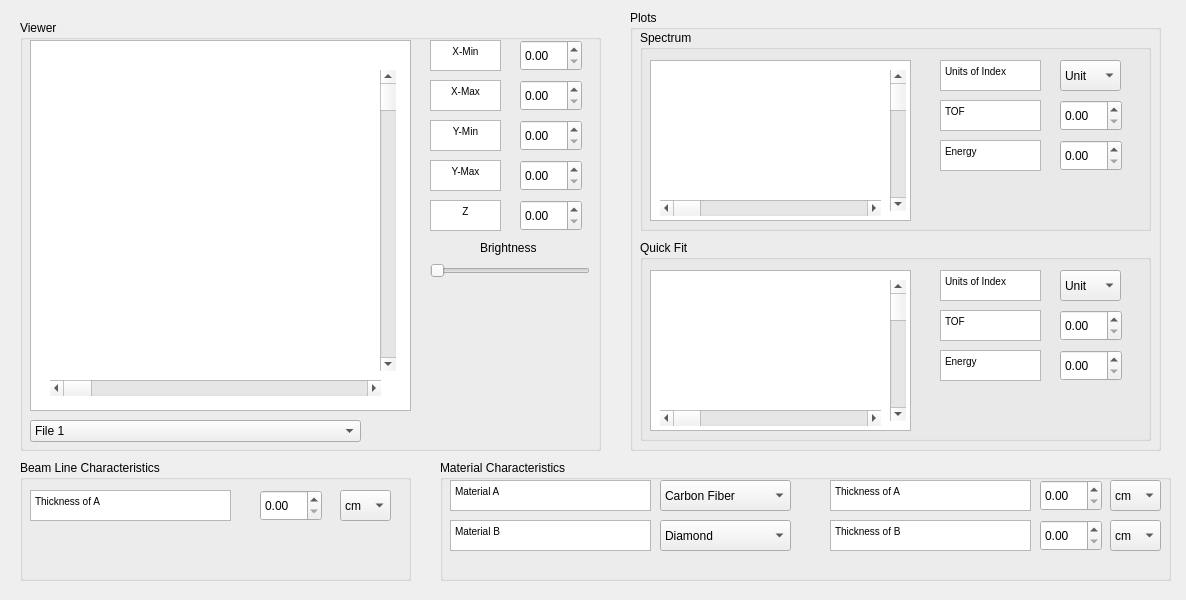
<?xml version="1.0" encoding="UTF-8"?>
<ui version="4.0">
 <class>deliverable</class>
 <widget class="QWidget" name="deliverable">
  <property name="geometry">
   <rect>
    <x>0</x>
    <y>0</y>
    <width>1186</width>
    <height>600</height>
   </rect>
  </property>
  <property name="windowTitle">
   <string>deliverable</string>
  </property>
  <widget class="QGroupBox" name="groupBox">
   <property name="geometry">
    <rect>
     <x>20</x>
     <y>20</y>
     <width>581</width>
     <height>431</height>
    </rect>
   </property>
   <property name="title">
    <string>Viewer</string>
   </property>
   <widget class="QGraphicsView" name="graphicsView">
    <property name="geometry">
     <rect>
      <x>10</x>
      <y>20</y>
      <width>381</width>
      <height>371</height>
     </rect>
    </property>
   </widget>
   <widget class="QComboBox" name="comboBox_5">
    <property name="geometry">
     <rect>
      <x>10</x>
      <y>400</y>
      <width>331</width>
      <height>22</height>
     </rect>
    </property>
    <item>
     <property name="text">
      <string>File 1</string>
     </property>
    </item>
    <item>
     <property name="text">
      <string>File 2</string>
     </property>
    </item>
    <item>
     <property name="text">
      <string>File 3</string>
     </property>
    </item>
   </widget>
   <widget class="QScrollBar" name="horizontalScrollBar">
    <property name="geometry">
     <rect>
      <x>30</x>
      <y>360</y>
      <width>331</width>
      <height>16</height>
     </rect>
    </property>
    <property name="orientation">
     <enum>Qt::Horizontal</enum>
    </property>
   </widget>
   <widget class="QScrollBar" name="verticalScrollBar">
    <property name="geometry">
     <rect>
      <x>360</x>
      <y>50</y>
      <width>16</width>
      <height>301</height>
     </rect>
    </property>
    <property name="orientation">
     <enum>Qt::Vertical</enum>
    </property>
   </widget>
   <widget class="QSlider" name="horizontalSlider">
    <property name="geometry">
     <rect>
      <x>410</x>
      <y>240</y>
      <width>160</width>
      <height>22</height>
     </rect>
    </property>
    <property name="orientation">
     <enum>Qt::Horizontal</enum>
    </property>
   </widget>
   <widget class="QTextBrowser" name="textBrowser_5">
    <property name="geometry">
     <rect>
      <x>410</x>
      <y>20</y>
      <width>71</width>
      <height>31</height>
     </rect>
    </property>
    <property name="html">
     <string>&lt;!DOCTYPE HTML PUBLIC &quot;-//W3C//DTD HTML 4.0//EN&quot; &quot;http://www.w3.org/TR/REC-html40/strict.dtd&quot;&gt;
&lt;html&gt;&lt;head&gt;&lt;meta name=&quot;qrichtext&quot; content=&quot;1&quot; /&gt;&lt;style type=&quot;text/css&quot;&gt;
p, li { white-space: pre-wrap; }
&lt;/style&gt;&lt;/head&gt;&lt;body style=&quot; font-family:'MS Shell Dlg 2'; font-size:7.8pt; font-weight:400; font-style:normal;&quot;&gt;
&lt;p align=&quot;center&quot; style=&quot; margin-top:0px; margin-bottom:0px; margin-left:0px; margin-right:0px; -qt-block-indent:0; text-indent:0px;&quot;&gt;X-Min&lt;/p&gt;&lt;/body&gt;&lt;/html&gt;</string>
    </property>
   </widget>
   <widget class="QTextBrowser" name="textBrowser_6">
    <property name="geometry">
     <rect>
      <x>410</x>
      <y>60</y>
      <width>71</width>
      <height>31</height>
     </rect>
    </property>
    <property name="html">
     <string>&lt;!DOCTYPE HTML PUBLIC &quot;-//W3C//DTD HTML 4.0//EN&quot; &quot;http://www.w3.org/TR/REC-html40/strict.dtd&quot;&gt;
&lt;html&gt;&lt;head&gt;&lt;meta name=&quot;qrichtext&quot; content=&quot;1&quot; /&gt;&lt;style type=&quot;text/css&quot;&gt;
p, li { white-space: pre-wrap; }
&lt;/style&gt;&lt;/head&gt;&lt;body style=&quot; font-family:'MS Shell Dlg 2'; font-size:7.8pt; font-weight:400; font-style:normal;&quot;&gt;
&lt;p align=&quot;center&quot; style=&quot; margin-top:0px; margin-bottom:0px; margin-left:0px; margin-right:0px; -qt-block-indent:0; text-indent:0px;&quot;&gt;X-Max&lt;/p&gt;&lt;/body&gt;&lt;/html&gt;</string>
    </property>
   </widget>
   <widget class="QTextBrowser" name="textBrowser_7">
    <property name="geometry">
     <rect>
      <x>410</x>
      <y>100</y>
      <width>71</width>
      <height>31</height>
     </rect>
    </property>
    <property name="html">
     <string>&lt;!DOCTYPE HTML PUBLIC &quot;-//W3C//DTD HTML 4.0//EN&quot; &quot;http://www.w3.org/TR/REC-html40/strict.dtd&quot;&gt;
&lt;html&gt;&lt;head&gt;&lt;meta name=&quot;qrichtext&quot; content=&quot;1&quot; /&gt;&lt;style type=&quot;text/css&quot;&gt;
p, li { white-space: pre-wrap; }
&lt;/style&gt;&lt;/head&gt;&lt;body style=&quot; font-family:'MS Shell Dlg 2'; font-size:7.8pt; font-weight:400; font-style:normal;&quot;&gt;
&lt;p align=&quot;center&quot; style=&quot; margin-top:0px; margin-bottom:0px; margin-left:0px; margin-right:0px; -qt-block-indent:0; text-indent:0px;&quot;&gt;Y-Min&lt;/p&gt;&lt;/body&gt;&lt;/html&gt;</string>
    </property>
   </widget>
   <widget class="QTextBrowser" name="textBrowser_8">
    <property name="geometry">
     <rect>
      <x>410</x>
      <y>140</y>
      <width>71</width>
      <height>31</height>
     </rect>
    </property>
    <property name="html">
     <string>&lt;!DOCTYPE HTML PUBLIC &quot;-//W3C//DTD HTML 4.0//EN&quot; &quot;http://www.w3.org/TR/REC-html40/strict.dtd&quot;&gt;
&lt;html&gt;&lt;head&gt;&lt;meta name=&quot;qrichtext&quot; content=&quot;1&quot; /&gt;&lt;style type=&quot;text/css&quot;&gt;
p, li { white-space: pre-wrap; }
&lt;/style&gt;&lt;/head&gt;&lt;body style=&quot; font-family:'MS Shell Dlg 2'; font-size:7.8pt; font-weight:400; font-style:normal;&quot;&gt;
&lt;p align=&quot;center&quot; style=&quot; margin-top:0px; margin-bottom:0px; margin-left:0px; margin-right:0px; -qt-block-indent:0; text-indent:0px;&quot;&gt;Y-Max&lt;/p&gt;&lt;/body&gt;&lt;/html&gt;</string>
    </property>
   </widget>
   <widget class="QTextBrowser" name="textBrowser_9">
    <property name="geometry">
     <rect>
      <x>410</x>
      <y>180</y>
      <width>71</width>
      <height>31</height>
     </rect>
    </property>
    <property name="html">
     <string>&lt;!DOCTYPE HTML PUBLIC &quot;-//W3C//DTD HTML 4.0//EN&quot; &quot;http://www.w3.org/TR/REC-html40/strict.dtd&quot;&gt;
&lt;html&gt;&lt;head&gt;&lt;meta name=&quot;qrichtext&quot; content=&quot;1&quot; /&gt;&lt;style type=&quot;text/css&quot;&gt;
p, li { white-space: pre-wrap; }
&lt;/style&gt;&lt;/head&gt;&lt;body style=&quot; font-family:'MS Shell Dlg 2'; font-size:7.8pt; font-weight:400; font-style:normal;&quot;&gt;
&lt;p align=&quot;center&quot; style=&quot; margin-top:0px; margin-bottom:0px; margin-left:0px; margin-right:0px; -qt-block-indent:0; text-indent:0px;&quot;&gt;Z&lt;/p&gt;&lt;/body&gt;&lt;/html&gt;</string>
    </property>
   </widget>
   <widget class="QLabel" name="label">
    <property name="geometry">
     <rect>
      <x>460</x>
      <y>220</y>
      <width>61</width>
      <height>16</height>
     </rect>
    </property>
    <property name="text">
     <string>Brightness</string>
    </property>
   </widget>
   <widget class="QDoubleSpinBox" name="doubleSpinBox_3">
    <property name="geometry">
     <rect>
      <x>500</x>
      <y>20</y>
      <width>62</width>
      <height>31</height>
     </rect>
    </property>
   </widget>
   <widget class="QDoubleSpinBox" name="doubleSpinBox_4">
    <property name="geometry">
     <rect>
      <x>500</x>
      <y>60</y>
      <width>62</width>
      <height>31</height>
     </rect>
    </property>
   </widget>
   <widget class="QDoubleSpinBox" name="doubleSpinBox_5">
    <property name="geometry">
     <rect>
      <x>500</x>
      <y>100</y>
      <width>62</width>
      <height>31</height>
     </rect>
    </property>
   </widget>
   <widget class="QDoubleSpinBox" name="doubleSpinBox_6">
    <property name="geometry">
     <rect>
      <x>500</x>
      <y>140</y>
      <width>62</width>
      <height>31</height>
     </rect>
    </property>
   </widget>
   <widget class="QDoubleSpinBox" name="doubleSpinBox_7">
    <property name="geometry">
     <rect>
      <x>500</x>
      <y>180</y>
      <width>62</width>
      <height>31</height>
     </rect>
    </property>
   </widget>
  </widget>
  <widget class="QGroupBox" name="groupBox_4">
   <property name="geometry">
    <rect>
     <x>630</x>
     <y>10</y>
     <width>531</width>
     <height>441</height>
    </rect>
   </property>
   <property name="title">
    <string>Plots</string>
   </property>
   <widget class="QGroupBox" name="groupBox_2">
    <property name="geometry">
     <rect>
      <x>10</x>
      <y>20</y>
      <width>511</width>
      <height>201</height>
     </rect>
    </property>
    <property name="title">
     <string>Spectrum</string>
    </property>
    <widget class="QGraphicsView" name="graphicsView_2">
     <property name="geometry">
      <rect>
       <x>10</x>
       <y>30</y>
       <width>261</width>
       <height>161</height>
      </rect>
     </property>
    </widget>
    <widget class="QScrollBar" name="verticalScrollBar_2">
     <property name="geometry">
      <rect>
       <x>250</x>
       <y>40</y>
       <width>16</width>
       <height>141</height>
      </rect>
     </property>
     <property name="orientation">
      <enum>Qt::Vertical</enum>
     </property>
    </widget>
    <widget class="QScrollBar" name="horizontalScrollBar_2">
     <property name="geometry">
      <rect>
       <x>20</x>
       <y>170</y>
       <width>221</width>
       <height>16</height>
      </rect>
     </property>
     <property name="orientation">
      <enum>Qt::Horizontal</enum>
     </property>
    </widget>
    <widget class="QTextBrowser" name="textBrowser_10">
     <property name="geometry">
      <rect>
       <x>300</x>
       <y>30</y>
       <width>101</width>
       <height>31</height>
      </rect>
     </property>
     <property name="html">
      <string>&lt;!DOCTYPE HTML PUBLIC &quot;-//W3C//DTD HTML 4.0//EN&quot; &quot;http://www.w3.org/TR/REC-html40/strict.dtd&quot;&gt;
&lt;html&gt;&lt;head&gt;&lt;meta name=&quot;qrichtext&quot; content=&quot;1&quot; /&gt;&lt;style type=&quot;text/css&quot;&gt;
p, li { white-space: pre-wrap; }
&lt;/style&gt;&lt;/head&gt;&lt;body style=&quot; font-family:'MS Shell Dlg 2'; font-size:7.8pt; font-weight:400; font-style:normal;&quot;&gt;
&lt;p style=&quot; margin-top:0px; margin-bottom:0px; margin-left:0px; margin-right:0px; -qt-block-indent:0; text-indent:0px;&quot;&gt;Units of Index&lt;/p&gt;&lt;/body&gt;&lt;/html&gt;</string>
     </property>
    </widget>
    <widget class="QComboBox" name="comboBox_6">
     <property name="geometry">
      <rect>
       <x>420</x>
       <y>30</y>
       <width>61</width>
       <height>31</height>
      </rect>
     </property>
     <item>
      <property name="text">
       <string>Unit</string>
      </property>
     </item>
    </widget>
    <widget class="QTextBrowser" name="textBrowser_11">
     <property name="geometry">
      <rect>
       <x>300</x>
       <y>70</y>
       <width>101</width>
       <height>31</height>
      </rect>
     </property>
     <property name="html">
      <string>&lt;!DOCTYPE HTML PUBLIC &quot;-//W3C//DTD HTML 4.0//EN&quot; &quot;http://www.w3.org/TR/REC-html40/strict.dtd&quot;&gt;
&lt;html&gt;&lt;head&gt;&lt;meta name=&quot;qrichtext&quot; content=&quot;1&quot; /&gt;&lt;style type=&quot;text/css&quot;&gt;
p, li { white-space: pre-wrap; }
&lt;/style&gt;&lt;/head&gt;&lt;body style=&quot; font-family:'MS Shell Dlg 2'; font-size:7.8pt; font-weight:400; font-style:normal;&quot;&gt;
&lt;p style=&quot; margin-top:0px; margin-bottom:0px; margin-left:0px; margin-right:0px; -qt-block-indent:0; text-indent:0px;&quot;&gt;TOF&lt;/p&gt;&lt;/body&gt;&lt;/html&gt;</string>
     </property>
    </widget>
    <widget class="QDoubleSpinBox" name="doubleSpinBox_8">
     <property name="geometry">
      <rect>
       <x>420</x>
       <y>70</y>
       <width>62</width>
       <height>31</height>
      </rect>
     </property>
    </widget>
    <widget class="QTextBrowser" name="textBrowser_12">
     <property name="geometry">
      <rect>
       <x>300</x>
       <y>110</y>
       <width>101</width>
       <height>31</height>
      </rect>
     </property>
     <property name="html">
      <string>&lt;!DOCTYPE HTML PUBLIC &quot;-//W3C//DTD HTML 4.0//EN&quot; &quot;http://www.w3.org/TR/REC-html40/strict.dtd&quot;&gt;
&lt;html&gt;&lt;head&gt;&lt;meta name=&quot;qrichtext&quot; content=&quot;1&quot; /&gt;&lt;style type=&quot;text/css&quot;&gt;
p, li { white-space: pre-wrap; }
&lt;/style&gt;&lt;/head&gt;&lt;body style=&quot; font-family:'MS Shell Dlg 2'; font-size:7.8pt; font-weight:400; font-style:normal;&quot;&gt;
&lt;p style=&quot; margin-top:0px; margin-bottom:0px; margin-left:0px; margin-right:0px; -qt-block-indent:0; text-indent:0px;&quot;&gt;Energy&lt;/p&gt;&lt;/body&gt;&lt;/html&gt;</string>
     </property>
    </widget>
    <widget class="QDoubleSpinBox" name="doubleSpinBox_9">
     <property name="geometry">
      <rect>
       <x>420</x>
       <y>110</y>
       <width>62</width>
       <height>31</height>
      </rect>
     </property>
    </widget>
   </widget>
   <widget class="QGroupBox" name="groupBox_6">
    <property name="geometry">
     <rect>
      <x>10</x>
      <y>230</y>
      <width>511</width>
      <height>201</height>
     </rect>
    </property>
    <property name="title">
     <string>Quick Fit</string>
    </property>
    <widget class="QGraphicsView" name="graphicsView_4">
     <property name="geometry">
      <rect>
       <x>10</x>
       <y>30</y>
       <width>261</width>
       <height>161</height>
      </rect>
     </property>
    </widget>
    <widget class="QScrollBar" name="verticalScrollBar_4">
     <property name="geometry">
      <rect>
       <x>250</x>
       <y>40</y>
       <width>16</width>
       <height>141</height>
      </rect>
     </property>
     <property name="orientation">
      <enum>Qt::Vertical</enum>
     </property>
    </widget>
    <widget class="QScrollBar" name="horizontalScrollBar_4">
     <property name="geometry">
      <rect>
       <x>20</x>
       <y>170</y>
       <width>221</width>
       <height>16</height>
      </rect>
     </property>
     <property name="orientation">
      <enum>Qt::Horizontal</enum>
     </property>
    </widget>
    <widget class="QTextBrowser" name="textBrowser_17">
     <property name="geometry">
      <rect>
       <x>300</x>
       <y>30</y>
       <width>101</width>
       <height>31</height>
      </rect>
     </property>
     <property name="html">
      <string>&lt;!DOCTYPE HTML PUBLIC &quot;-//W3C//DTD HTML 4.0//EN&quot; &quot;http://www.w3.org/TR/REC-html40/strict.dtd&quot;&gt;
&lt;html&gt;&lt;head&gt;&lt;meta name=&quot;qrichtext&quot; content=&quot;1&quot; /&gt;&lt;style type=&quot;text/css&quot;&gt;
p, li { white-space: pre-wrap; }
&lt;/style&gt;&lt;/head&gt;&lt;body style=&quot; font-family:'MS Shell Dlg 2'; font-size:7.8pt; font-weight:400; font-style:normal;&quot;&gt;
&lt;p style=&quot; margin-top:0px; margin-bottom:0px; margin-left:0px; margin-right:0px; -qt-block-indent:0; text-indent:0px;&quot;&gt;Units of Index&lt;/p&gt;&lt;/body&gt;&lt;/html&gt;</string>
     </property>
    </widget>
    <widget class="QComboBox" name="comboBox_9">
     <property name="geometry">
      <rect>
       <x>420</x>
       <y>30</y>
       <width>61</width>
       <height>31</height>
      </rect>
     </property>
     <item>
      <property name="text">
       <string>Unit</string>
      </property>
     </item>
    </widget>
    <widget class="QTextBrowser" name="textBrowser_18">
     <property name="geometry">
      <rect>
       <x>300</x>
       <y>70</y>
       <width>101</width>
       <height>31</height>
      </rect>
     </property>
     <property name="html">
      <string>&lt;!DOCTYPE HTML PUBLIC &quot;-//W3C//DTD HTML 4.0//EN&quot; &quot;http://www.w3.org/TR/REC-html40/strict.dtd&quot;&gt;
&lt;html&gt;&lt;head&gt;&lt;meta name=&quot;qrichtext&quot; content=&quot;1&quot; /&gt;&lt;style type=&quot;text/css&quot;&gt;
p, li { white-space: pre-wrap; }
&lt;/style&gt;&lt;/head&gt;&lt;body style=&quot; font-family:'MS Shell Dlg 2'; font-size:7.8pt; font-weight:400; font-style:normal;&quot;&gt;
&lt;p style=&quot; margin-top:0px; margin-bottom:0px; margin-left:0px; margin-right:0px; -qt-block-indent:0; text-indent:0px;&quot;&gt;TOF&lt;/p&gt;&lt;/body&gt;&lt;/html&gt;</string>
     </property>
    </widget>
    <widget class="QDoubleSpinBox" name="doubleSpinBox_13">
     <property name="geometry">
      <rect>
       <x>420</x>
       <y>70</y>
       <width>62</width>
       <height>31</height>
      </rect>
     </property>
    </widget>
    <widget class="QTextBrowser" name="textBrowser_19">
     <property name="geometry">
      <rect>
       <x>300</x>
       <y>110</y>
       <width>101</width>
       <height>31</height>
      </rect>
     </property>
     <property name="html">
      <string>&lt;!DOCTYPE HTML PUBLIC &quot;-//W3C//DTD HTML 4.0//EN&quot; &quot;http://www.w3.org/TR/REC-html40/strict.dtd&quot;&gt;
&lt;html&gt;&lt;head&gt;&lt;meta name=&quot;qrichtext&quot; content=&quot;1&quot; /&gt;&lt;style type=&quot;text/css&quot;&gt;
p, li { white-space: pre-wrap; }
&lt;/style&gt;&lt;/head&gt;&lt;body style=&quot; font-family:'MS Shell Dlg 2'; font-size:7.8pt; font-weight:400; font-style:normal;&quot;&gt;
&lt;p style=&quot; margin-top:0px; margin-bottom:0px; margin-left:0px; margin-right:0px; -qt-block-indent:0; text-indent:0px;&quot;&gt;Energy&lt;/p&gt;&lt;/body&gt;&lt;/html&gt;</string>
     </property>
    </widget>
    <widget class="QDoubleSpinBox" name="doubleSpinBox_14">
     <property name="geometry">
      <rect>
       <x>420</x>
       <y>110</y>
       <width>62</width>
       <height>31</height>
      </rect>
     </property>
    </widget>
   </widget>
  </widget>
  <widget class="QGroupBox" name="groupBox_3">
   <property name="geometry">
    <rect>
     <x>20</x>
     <y>460</y>
     <width>391</width>
     <height>121</height>
    </rect>
   </property>
   <property name="title">
    <string>Beam Line Characteristics</string>
   </property>
   <widget class="QDoubleSpinBox" name="doubleSpinBox_12">
    <property name="geometry">
     <rect>
      <x>240</x>
      <y>30</y>
      <width>62</width>
      <height>31</height>
     </rect>
    </property>
   </widget>
   <widget class="QComboBox" name="comboBox_8">
    <property name="geometry">
     <rect>
      <x>320</x>
      <y>30</y>
      <width>51</width>
      <height>31</height>
     </rect>
    </property>
    <item>
     <property name="text">
      <string>cm</string>
     </property>
    </item>
    <item>
     <property name="text">
      <string>mm</string>
     </property>
    </item>
    <item>
     <property name="text">
      <string>um</string>
     </property>
    </item>
    <item>
     <property name="text">
      <string>nm</string>
     </property>
    </item>
   </widget>
   <widget class="QTextBrowser" name="textBrowser_16">
    <property name="geometry">
     <rect>
      <x>10</x>
      <y>30</y>
      <width>201</width>
      <height>31</height>
     </rect>
    </property>
    <property name="html">
     <string>&lt;!DOCTYPE HTML PUBLIC &quot;-//W3C//DTD HTML 4.0//EN&quot; &quot;http://www.w3.org/TR/REC-html40/strict.dtd&quot;&gt;
&lt;html&gt;&lt;head&gt;&lt;meta name=&quot;qrichtext&quot; content=&quot;1&quot; /&gt;&lt;style type=&quot;text/css&quot;&gt;
p, li { white-space: pre-wrap; }
&lt;/style&gt;&lt;/head&gt;&lt;body style=&quot; font-family:'MS Shell Dlg 2'; font-size:7.8pt; font-weight:400; font-style:normal;&quot;&gt;
&lt;p style=&quot; margin-top:0px; margin-bottom:0px; margin-left:0px; margin-right:0px; -qt-block-indent:0; text-indent:0px;&quot;&gt;Thickness of A&lt;/p&gt;&lt;/body&gt;&lt;/html&gt;</string>
    </property>
   </widget>
  </widget>
  <widget class="QGroupBox" name="groupBox_5">
   <property name="geometry">
    <rect>
     <x>440</x>
     <y>460</y>
     <width>731</width>
     <height>121</height>
    </rect>
   </property>
   <property name="title">
    <string>Material Characteristics</string>
   </property>
   <widget class="QTextBrowser" name="textBrowser">
    <property name="geometry">
     <rect>
      <x>10</x>
      <y>20</y>
      <width>201</width>
      <height>31</height>
     </rect>
    </property>
    <property name="html">
     <string>&lt;!DOCTYPE HTML PUBLIC &quot;-//W3C//DTD HTML 4.0//EN&quot; &quot;http://www.w3.org/TR/REC-html40/strict.dtd&quot;&gt;
&lt;html&gt;&lt;head&gt;&lt;meta name=&quot;qrichtext&quot; content=&quot;1&quot; /&gt;&lt;style type=&quot;text/css&quot;&gt;
p, li { white-space: pre-wrap; }
&lt;/style&gt;&lt;/head&gt;&lt;body style=&quot; font-family:'MS Shell Dlg 2'; font-size:7.8pt; font-weight:400; font-style:normal;&quot;&gt;
&lt;p style=&quot; margin-top:0px; margin-bottom:0px; margin-left:0px; margin-right:0px; -qt-block-indent:0; text-indent:0px;&quot;&gt;Material A&lt;/p&gt;&lt;/body&gt;&lt;/html&gt;</string>
    </property>
   </widget>
   <widget class="QTextBrowser" name="textBrowser_2">
    <property name="geometry">
     <rect>
      <x>10</x>
      <y>60</y>
      <width>201</width>
      <height>31</height>
     </rect>
    </property>
    <property name="html">
     <string>&lt;!DOCTYPE HTML PUBLIC &quot;-//W3C//DTD HTML 4.0//EN&quot; &quot;http://www.w3.org/TR/REC-html40/strict.dtd&quot;&gt;
&lt;html&gt;&lt;head&gt;&lt;meta name=&quot;qrichtext&quot; content=&quot;1&quot; /&gt;&lt;style type=&quot;text/css&quot;&gt;
p, li { white-space: pre-wrap; }
&lt;/style&gt;&lt;/head&gt;&lt;body style=&quot; font-family:'MS Shell Dlg 2'; font-size:7.8pt; font-weight:400; font-style:normal;&quot;&gt;
&lt;p style=&quot; margin-top:0px; margin-bottom:0px; margin-left:0px; margin-right:0px; -qt-block-indent:0; text-indent:0px;&quot;&gt;Material B&lt;/p&gt;&lt;/body&gt;&lt;/html&gt;</string>
    </property>
   </widget>
   <widget class="QTextBrowser" name="textBrowser_3">
    <property name="geometry">
     <rect>
      <x>390</x>
      <y>60</y>
      <width>201</width>
      <height>31</height>
     </rect>
    </property>
    <property name="html">
     <string>&lt;!DOCTYPE HTML PUBLIC &quot;-//W3C//DTD HTML 4.0//EN&quot; &quot;http://www.w3.org/TR/REC-html40/strict.dtd&quot;&gt;
&lt;html&gt;&lt;head&gt;&lt;meta name=&quot;qrichtext&quot; content=&quot;1&quot; /&gt;&lt;style type=&quot;text/css&quot;&gt;
p, li { white-space: pre-wrap; }
&lt;/style&gt;&lt;/head&gt;&lt;body style=&quot; font-family:'MS Shell Dlg 2'; font-size:7.8pt; font-weight:400; font-style:normal;&quot;&gt;
&lt;p style=&quot; margin-top:0px; margin-bottom:0px; margin-left:0px; margin-right:0px; -qt-block-indent:0; text-indent:0px;&quot;&gt;Thickness of B&lt;/p&gt;&lt;/body&gt;&lt;/html&gt;</string>
    </property>
   </widget>
   <widget class="QTextBrowser" name="textBrowser_4">
    <property name="geometry">
     <rect>
      <x>390</x>
      <y>20</y>
      <width>201</width>
      <height>31</height>
     </rect>
    </property>
    <property name="html">
     <string>&lt;!DOCTYPE HTML PUBLIC &quot;-//W3C//DTD HTML 4.0//EN&quot; &quot;http://www.w3.org/TR/REC-html40/strict.dtd&quot;&gt;
&lt;html&gt;&lt;head&gt;&lt;meta name=&quot;qrichtext&quot; content=&quot;1&quot; /&gt;&lt;style type=&quot;text/css&quot;&gt;
p, li { white-space: pre-wrap; }
&lt;/style&gt;&lt;/head&gt;&lt;body style=&quot; font-family:'MS Shell Dlg 2'; font-size:7.8pt; font-weight:400; font-style:normal;&quot;&gt;
&lt;p style=&quot; margin-top:0px; margin-bottom:0px; margin-left:0px; margin-right:0px; -qt-block-indent:0; text-indent:0px;&quot;&gt;Thickness of A&lt;/p&gt;&lt;/body&gt;&lt;/html&gt;</string>
    </property>
   </widget>
   <widget class="QDoubleSpinBox" name="doubleSpinBox">
    <property name="geometry">
     <rect>
      <x>600</x>
      <y>60</y>
      <width>62</width>
      <height>31</height>
     </rect>
    </property>
   </widget>
   <widget class="QDoubleSpinBox" name="doubleSpinBox_2">
    <property name="geometry">
     <rect>
      <x>600</x>
      <y>20</y>
      <width>62</width>
      <height>31</height>
     </rect>
    </property>
   </widget>
   <widget class="QComboBox" name="comboBox">
    <property name="geometry">
     <rect>
      <x>220</x>
      <y>20</y>
      <width>131</width>
      <height>31</height>
     </rect>
    </property>
    <item>
     <property name="text">
      <string>Carbon Fiber</string>
     </property>
    </item>
    <item>
     <property name="text">
      <string>Paper</string>
     </property>
    </item>
    <item>
     <property name="text">
      <string>Plastic</string>
     </property>
    </item>
   </widget>
   <widget class="QComboBox" name="comboBox_2">
    <property name="geometry">
     <rect>
      <x>220</x>
      <y>60</y>
      <width>131</width>
      <height>31</height>
     </rect>
    </property>
    <item>
     <property name="text">
      <string>Diamond</string>
     </property>
    </item>
    <item>
     <property name="text">
      <string>Stainless Steel</string>
     </property>
    </item>
    <item>
     <property name="text">
      <string>Paper</string>
     </property>
    </item>
    <item>
     <property name="text">
      <string>Plastic</string>
     </property>
    </item>
   </widget>
   <widget class="QComboBox" name="comboBox_3">
    <property name="geometry">
     <rect>
      <x>670</x>
      <y>20</y>
      <width>51</width>
      <height>31</height>
     </rect>
    </property>
    <item>
     <property name="text">
      <string>cm</string>
     </property>
    </item>
    <item>
     <property name="text">
      <string>mm</string>
     </property>
    </item>
    <item>
     <property name="text">
      <string>um</string>
     </property>
    </item>
    <item>
     <property name="text">
      <string>nm</string>
     </property>
    </item>
   </widget>
   <widget class="QComboBox" name="comboBox_4">
    <property name="geometry">
     <rect>
      <x>670</x>
      <y>60</y>
      <width>51</width>
      <height>31</height>
     </rect>
    </property>
    <item>
     <property name="text">
      <string>cm</string>
     </property>
    </item>
    <item>
     <property name="text">
      <string>mm</string>
     </property>
    </item>
    <item>
     <property name="text">
      <string>um</string>
     </property>
    </item>
    <item>
     <property name="text">
      <string>nm</string>
     </property>
    </item>
   </widget>
  </widget>
 </widget>
 <resources/>
 <connections/>
</ui>
